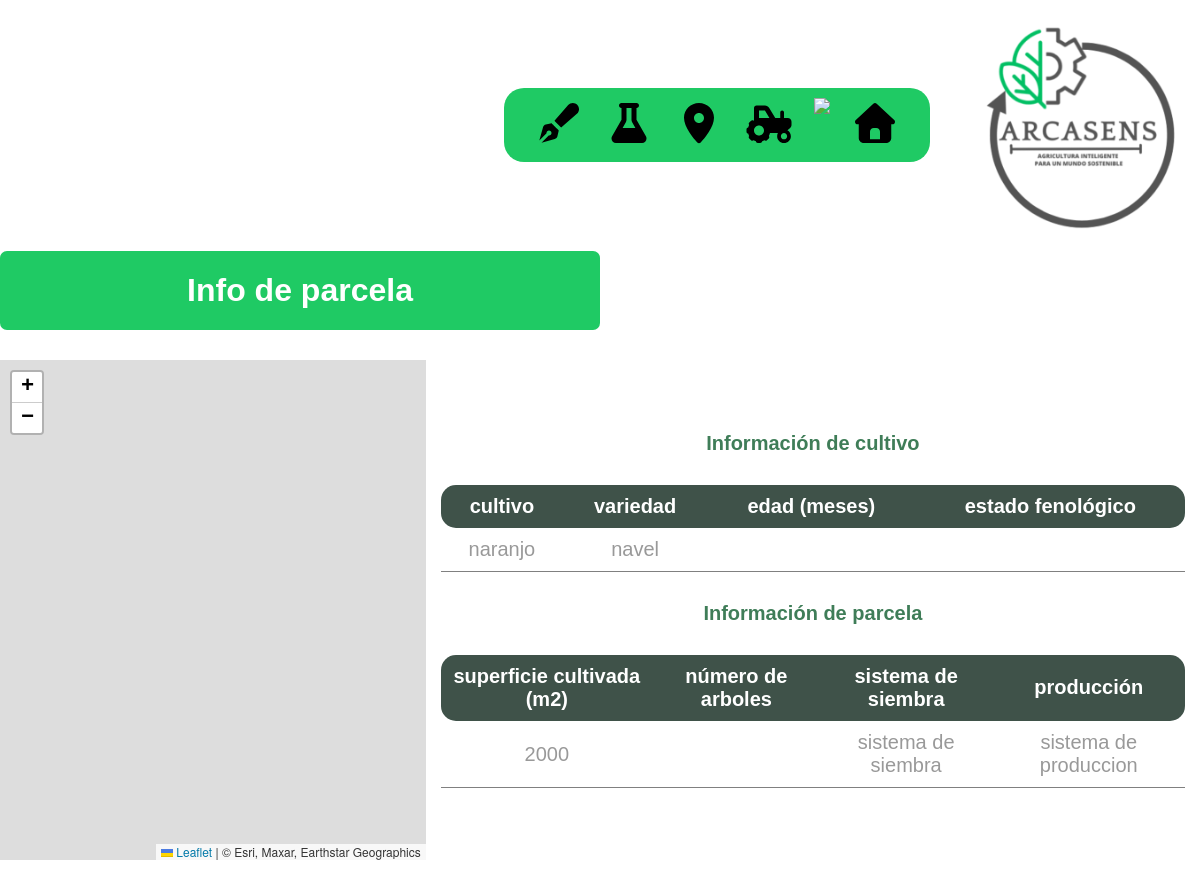
Page /info_parcela/1 on the earlier database version.
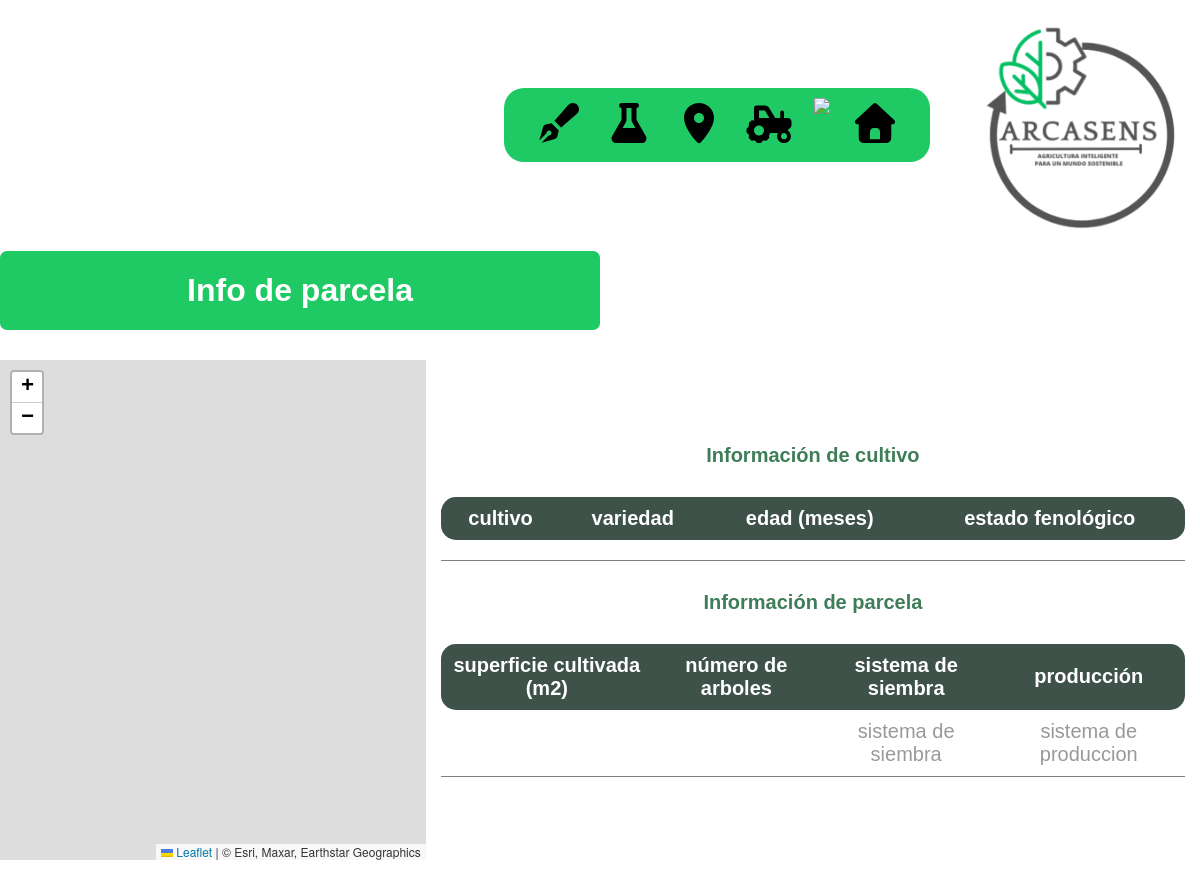
Same page on the later database version.
### models.py (models this page shows, shortened)
class Crear(db.Base):
    __tablename__= 'parcelas'
    id = Column(Integer, primary_key=True, autoincrement=True)
    comunidad= Column(String)
    provincia = Column(String)
    nombre = Column(String, unique=True)
    municipio = Column(String)
    poligono = Column(Integer)
    parcela = Column(Integer)
    recinto = Column(Integer)
    especie = Column(String)
    variedad = Column(String)
    edad = Column(Integer)
    estado = Column(String)
    superficie = Column(Integer)
    plantas = Column(Integer)
    secano = Column(String)
    aire_libre = Column(String)
    tareas = relationship("Tareas", back_populates="parcela")
    unidades = relationship(
        "Ugestion",
        secondary=ugestion_parcela,
        back_populates="parcelas"
    )

### main.py (the view)
@app.route("/info_parcela/<id>")
def parcela_info(id):
    datos = db.session.query(Crear).filter_by(id=id)
    return render_template("mapa.html", datos=datos)

### templates/mapa.html (shortened to what this page needs)
<!DOCTYPE html>
<html lang="es">
<head>
<link rel="stylesheet" href="https://unpkg.com/leaflet/dist/leaflet.css"/>
<link rel="stylesheet" href="/static/style.css"/>
<link rel="stylesheet" href="/static/mapa.css"/>
<link rel="stylesheet" href="/static/table.css"/>
</head>
<body>
  <header>
    <div class="menu">
        <a href="/tareas"><img src="/static/imagen/tareas.svg"><span class="texto-hidden">Tareas</span></a>
        <a href="/inventario"><img src="/static/imagen/inventario.svg"><span class="texto-hidden">Inventario</span></a>
        <a href="/parcelas"><img src="/static/imagen/parcela.svg"><span class="texto-hidden">Parcelas</span></a>
        <a href="/equipos"><img src="/static/imagen/tractor.svg"><span class="texto-hidden">Equipos</span></a>
        <a href="/personal"><img src="/static/imagen/user.svg"><span class="texto-hidden">Personal</span></a>
        <a href="/infraestructura"><img src="/static/imagen/local.svg"><span class="texto-hidden">infraestructura</span></a>
    </div>
    <a href="/"><img src="/static/imagen/arcasens.jpg"></a>
</header>
<div class="main">
  <div class="title">
      <h1>Info de parcela</h1>
</div>
  <div class="bodysec_table">
    <div id="map"></div>
    <div class="info_cultivo">
      <h3>Información de cultivo</h3>
        <table class="info">
            <tr>
                <th scope="col" class="left">cultivo</th>
                <th scope="col">variedad</th>
                <th scope="col">edad (meses)</th>
                <th scope="col" class="right">estado fenológico</th>
             </tr>
            {% for x in datos %}
            <tr>
                <td>{{x.especie}}</td>
                <td>{{x.variedad}}</td>
                <td>{{x.edad}}</td>
                <td>{{x.estado}}</td>
            </tr>
            {% endfor %}
        </table>
        <h3>Información de parcela</h3>
        <table class="info">
            <tr>
                <th scope="col" class="left">superficie cultivada (m2)</th>
                <th scope="col">número de arboles</th>
                <th scope="col">sistema de siembra</th>
                <th scope="col" class="right">producción</th>
            </tr>
            {% for x in datos %}
            <tr>
                <td>{{x.superficie}}</td>
                <td>{{x.plantas}}</td>
                <td>{{x.secano}}</td>
                <td>{{x.aire_libre}}</td>
            </tr>
            {% endfor %}
          </table>
      </div>
  </div>
</body>
</html>

Differences in the rows shown:
changed Crear "sistema de siembra": especie "naranjo" → (not shown); variedad "navel" → (not shown); superficie "2000" → (not shown)
